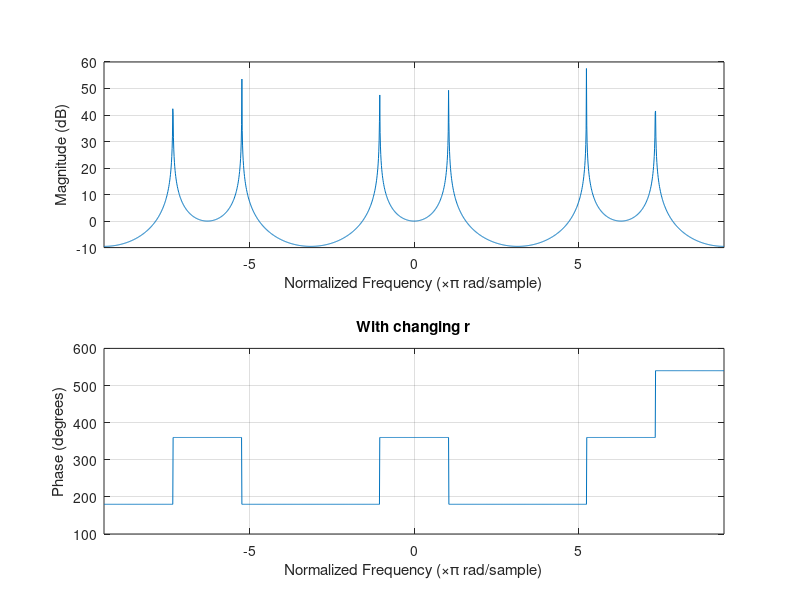

The MATLAB script that drew this image:
b = [0 1];
theta = pi/3;
for r = 0:0.1:1
    a = [1 -2*r*cos(theta) r^2];
    n = -3*pi:0.01:3*pi;
    freqz(b,a,n);
    pause(1);
    title("With changing r");
end
%as r increases towards unity at constant theta the poles move closer to the origin and the magnitude of the impulse response
%increases.
